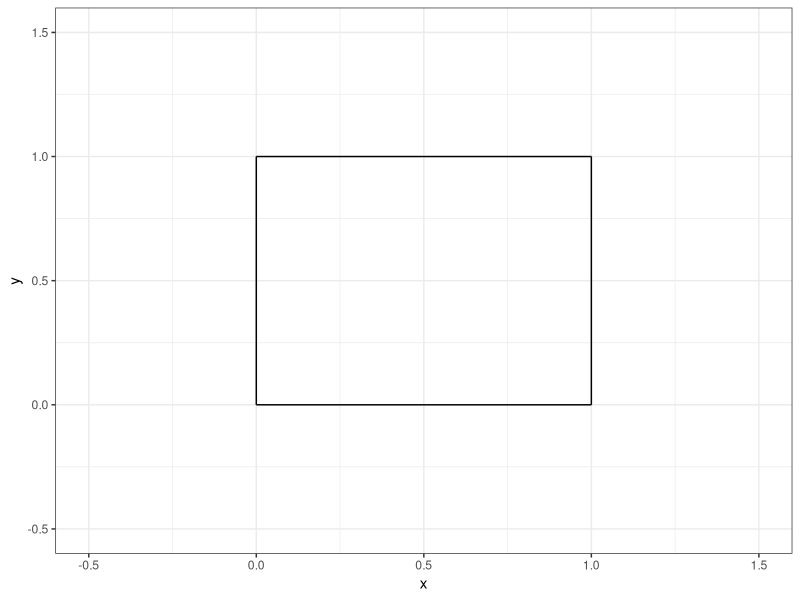
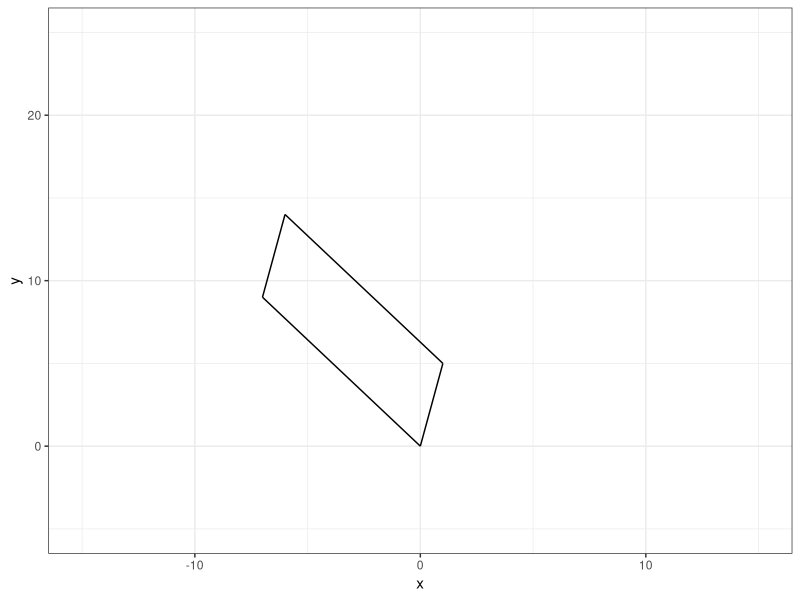
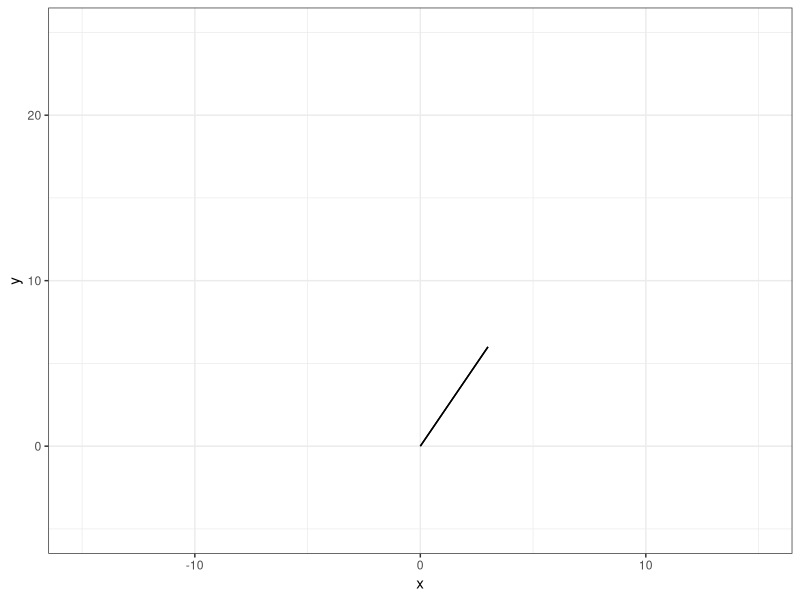
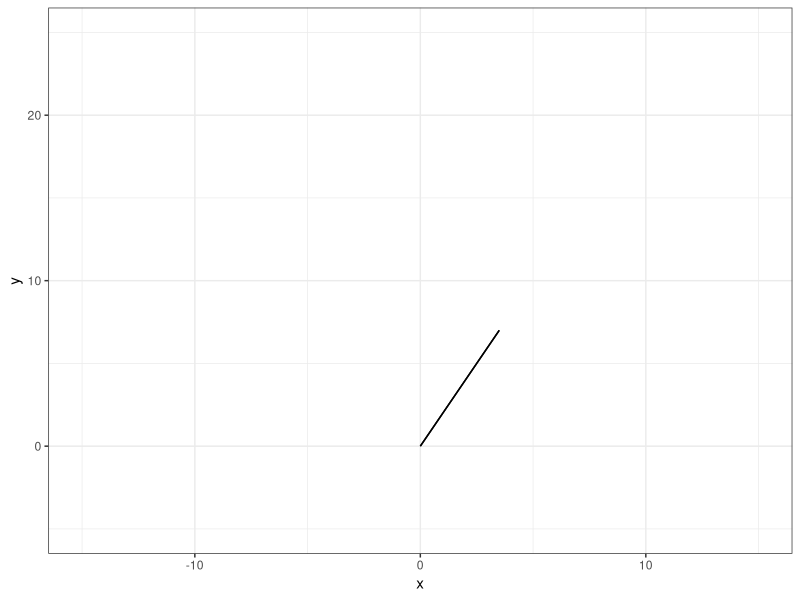
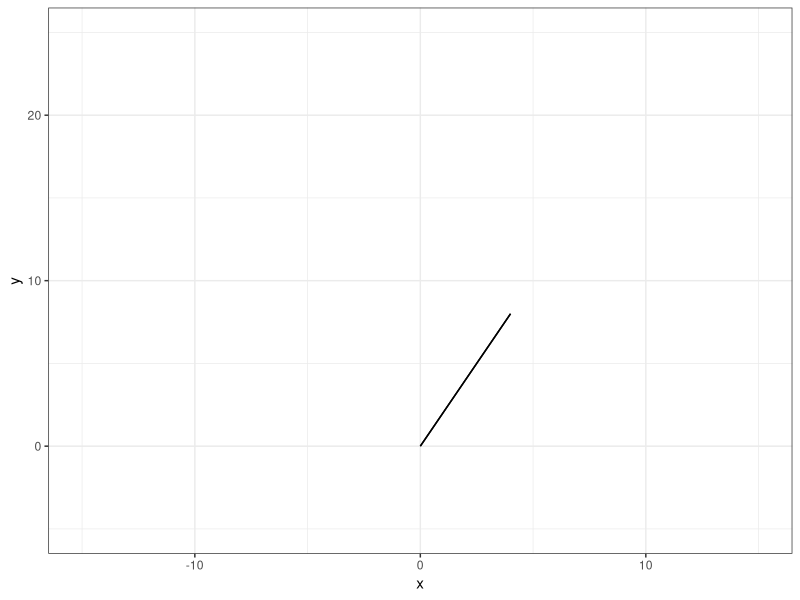
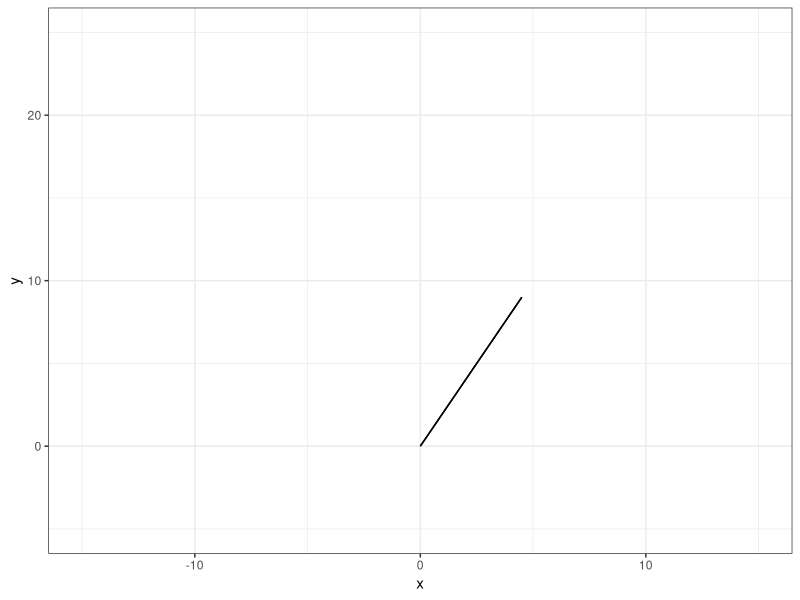
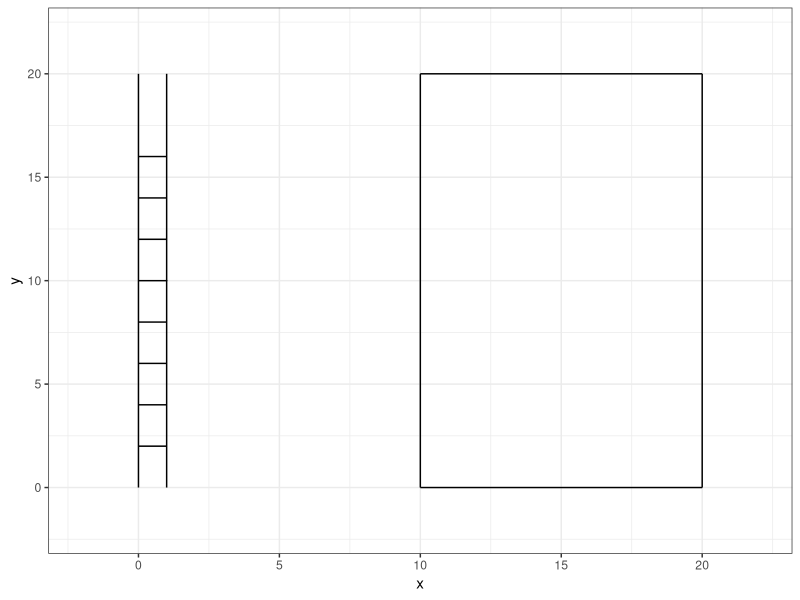
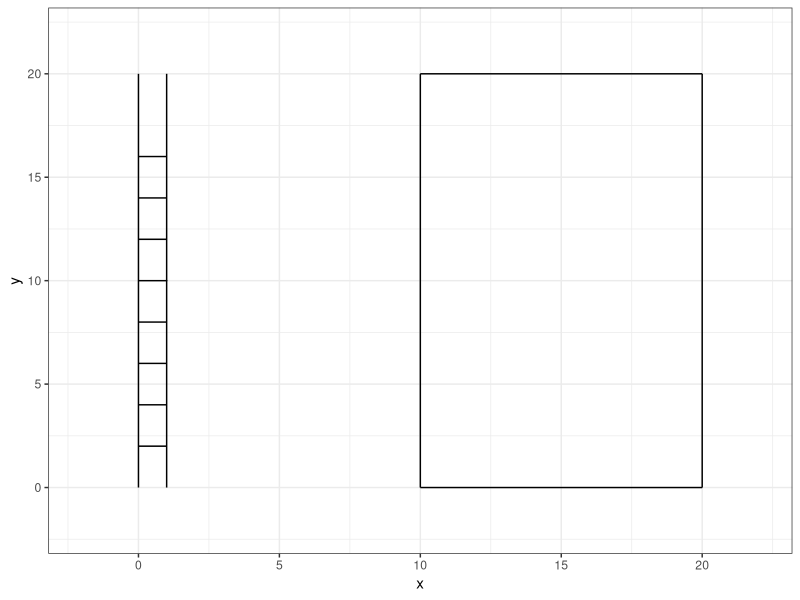

Recreate these plots in R, in order.
## ---- chunk 1
#| echo: false

default_chunk_hook  <- knitr::knit_hooks$get("chunk")

latex_font_size <- c("Huge", "huge", "LARGE", "Large", 
                     "large", "normalsize", "small", 
                     "footnotesize", "scriptsize", "tiny")

knitr::knit_hooks$set(chunk = function(x, options) {
  x <- default_chunk_hook(x, options)
  if(options$size %in% latex_font_size) {
    paste0("\n \\", options$size, "\n\n", 
      x, 
      "\n\n \\normalsize"
    )
  } else {
    x
  }
})

## ---- chunk 2
#| label: load-packages
#| include: false
library(tidyverse)
## ---- chunk 3
#| label: fig-unitsquare
#| fig-cap: "The unit square."
#| fig-width: 3
#| fig-height: 3
#| scale: "80%"
#| fig-align: "center"
#| size: "scriptsize"
p0 <- c(0, 0)
p1 <- c(1, 0)
p2 <- c(1, 1)
p3 <- c(0, 1)
ggplot() +
  geom_segment(aes(x = p0[1], y = p0[2], xend = p1[1], yend = p1[2])) +
  geom_segment(aes(x = p1[1], y = p1[2], xend = p2[1], yend = p2[2])) +
  geom_segment(aes(x = p2[1], y = p2[2], xend = p3[1], yend = p3[2])) +
  geom_segment(aes(x = p3[1], y = p3[2], xend = p0[1], yend = p0[2])) +
  theme_bw() +
  xlim(-0.5, 1.5) +
  ylim(-0.5, 1.5) +
  labs(x = "x", y = "y")
## ---- chunk 4
A <- matrix(c(1, 5, -7, 9), nrow = 2, ncol = 2)
## ---- chunk 5
M <- matrix(c(1, 0, 0, 1), nrow = 2, ncol = 2)
T <- A %*% M
## ---- chunk 6
basis.vector.1 <- T[, 1]
basis.vector.2 <- T[, 2]

## ---- chunk 7
p0 <- c(0, 0)
p1 <- basis.vector.1
p2 <- basis.vector.1 + basis.vector.2
p3 <- basis.vector.2

## ---- chunk 8
#| label: fig-q1e
#| fig-cap: "Transformed unit square for Question 1."
#| fig-width: 3
#| fig-height: 3
#| scale: "80%"
#| fig-align: "center"
ggplot() +
  geom_segment(aes(x = p0[1], y = p0[2], xend = p1[1], yend = p1[2])) +
  geom_segment(aes(x = p1[1], y = p1[2], xend = p2[1], yend = p2[2])) +
  geom_segment(aes(x = p2[1], y = p2[2], xend = p3[1], yend = p3[2])) +
  geom_segment(aes(x = p3[1], y = p3[2], xend = p0[1], yend = p0[2])) +
  theme_bw() +
  xlim(-15, 15) +
  ylim(-5, 25) +
  labs(x = "x", y = "y")


## ---- chunk 9
A  # From Part a: [[1,-7],[5,9]]
det_A <- det(A)
det_A

## ---- chunk 10
A <- matrix(c(1, 2, 2, 4), nrow = 2, ncol = 2, byrow = TRUE)
A

## ---- chunk 11
M <- rbind(c(1,0), c(0,1))  # Identity matrix
T <- A %*% M
T

## ---- chunk 12
basis.vector.1 <- T[,1]
basis.vector.2 <- T[,2]
basis.vector.1
basis.vector.2

## ---- chunk 13
p0 <- c(0,0)
p1 <- basis.vector.1
p2 <- basis.vector.1 + basis.vector.2
p3 <- basis.vector.2
p1; p2; p3

## ---- chunk 14
#| label: fig-q2e
#| fig-cap: "Degenerate transform (line segment)."
#| fig-width: 3
#| fig-height: 3
#| scale: 0.8
#| fig-align: center
ggplot() +
  geom_segment(aes(x = p0[1], y = p0[2], xend = p1[1], yend = p1[2])) +
  geom_segment(aes(x = p1[1], y = p1[2], xend = p2[1], yend = p2[2])) +
  geom_segment(aes(x = p2[1], y = p2[2], xend = p3[1], yend = p3[2])) +
  geom_segment(aes(x = p3[1], y = p3[2], xend = p0[1], yend = p0[2])) +
  theme_bw() +
  xlim(-15,15) +
  ylim(-5,25) +
  labs(x = "x", y = "y")

## ---- chunk 15
det(A)

## ---- chunk 16
k <- 0.5
Mv <- matrix(c(1, k, 0, 1), nrow=2, byrow=TRUE)
T_v <- A %*% Mv
basis.vector.1_v <- T_v[,1]
basis.vector.2_v <- T_v[,2]
p0 <- c(0,0); p1_v <- basis.vector.1_v; p2_v <- basis.vector.1_v + basis.vector.2_v; p3_v <- basis.vector.2_v
det(Mv)

#| label: fig-q3a
#| fig-cap: "Vertical shear."
#| fig-width: 3.5
#| fig-height: 3.5
#| scale: 0.8
#| fig-align: center
ggplot() +
  geom_segment(aes(x=p0[1],y=p0[2],xend=p1_v[1],yend=p1_v[2])) +
  geom_segment(aes(x=p1_v[1],y=p1_v[2],xend=p2_v[1],yend=p2_v[2])) +
  geom_segment(aes(x=p2_v[1],y=p2_v[2],xend=p3_v[1],yend=p3_v[2])) +
  geom_segment(aes(x=p3_v[1],y=p3_v[2],xend=p0[1],yend=p0[2])) +
  theme_bw() + xlim(-15,15) + ylim(-5,25) + labs(x="x",y="y")

## ---- chunk 17
Mh <- matrix(c(1, 0, k, 1), nrow=2, byrow=TRUE)
T_h <- A %*% Mh
basis.vector.1_h <- T_h[,1]
basis.vector.2_h <- T_h[,2]
p1_h <- basis.vector.1_h; p2_h <- basis.vector.1_h + basis.vector.2_h; p3_h <- basis.vector.2_h
det(Mh)

#| label: fig-q3b
#| fig-cap: "Horizontal shear."
#| fig-width: 3.5
#| fig-height: 3.5
#| scale: 0.8
#| fig-align: center
ggplot() +
  geom_segment(aes(x=p0[1],y=p0[2],xend=p1_h[1],yend=p1_h[2])) +
  geom_segment(aes(x=p1_h[1],y=p1_h[2],xend=p2_h[1],yend=p2_h[2])) +
  geom_segment(aes(x=p2_h[1],y=p2_h[2],xend=p3_h[1],yend=p3_h[2])) +
  geom_segment(aes(x=p3_h[1],y=p3_h[2],xend=p0[1],yend=p0[2])) +
  theme_bw() + xlim(-15,15) + ylim(-5,25) + labs(x="x",y="y")

## ---- chunk 18
Mvh <- matrix(c(1, k, k, 1), nrow=2, byrow=TRUE)
T_vh <- A %*% Mvh
basis.vector.1_vh <- T_vh[,1]
basis.vector.2_vh <- T_vh[,2]
p1_vh <- basis.vector.1_vh; p2_vh <- basis.vector.1_vh + basis.vector.2_vh; p3_vh <- basis.vector.2_vh
det(Mvh)

#| label: fig-q3c
#| fig-cap: "Vertical + horizontal shear."
#| fig-width: 3.5
#| fig-height: 3.5
#| scale: 0.8
#| fig-align: center
ggplot() +
  geom_segment(aes(x=p0[1],y=p0[2],xend=p1_vh[1],yend=p1_vh[2])) +
  geom_segment(aes(x=p1_vh[1],y=p1_vh[2],xend=p2_vh[1],yend=p2_vh[2])) +
  geom_segment(aes(x=p2_vh[1],y=p2_vh[2],xend=p3_vh[1],yend=p3_vh[2])) +
  geom_segment(aes(x=p3_vh[1],y=p3_vh[2],xend=p0[1],yend=p0[2])) +
  theme_bw() + xlim(-15,15) + ylim(-5,25) + labs(x="x",y="y")

## ---- chunk 19
ladder <- data.frame(
  x = c(0,0,1,1,0,1,0,1,0,1,0,1,1,0,1,0,1,0,1,0,1,0),
  y = c(0,20,0,20,2,2,4,4,6,6,8,8,8,10,10,10,12,12,14,14,16,16),
  group = c(1,1,2,2,3,3,4,4,5,5,6,6,6,7,7,7,8,8,9,9,10,10)
)
# Add final row from table
ladder <- rbind(ladder, data.frame(x=1, y=18, group=11))
ladder



## ---- chunk 20
#| label: fig-ladder-soln
#| fig-cap: "Ladder and house."
#| fig-width: 3
#| fig-height: 3
#| scale: "80%"
#| fig-align: "center"
ggplot() +
  geom_path(data = ladder, aes(x = x, y = y, group = group)) +
  geom_segment(aes(x = 10, xend = 10, y = 0, yend = 20)) +
  geom_segment(aes(x = 10, xend = 20, y = 20, yend = 20)) +
  geom_segment(aes(x = 20, xend = 20, y = 0, yend = 20)) +
  geom_segment(aes(x = 10, xend = 20, y = 0, yend = 0)) +
  theme_bw() + xlim(-2,22) + ylim(-2,22)
## ---- chunk 21

#| label: fig-ladder
#| fig-cap: "A ladder."
#| fig-width: 3
#| fig-height: 3
#| scale: "80%"
#| fig-align: "center"
#| size: "scriptsize"
ggplot() +
  geom_path(data = ladder, 
              aes(x = x, y = y, group = group)) +
                  geom_segment(aes(x = 10, xend = 10,
                   y=0, yend = 20))+
  geom_segment(aes(x = 10, xend = 20,
                   y=20, yend = 20))+
  geom_segment(aes(x = 20, xend = 20,
                   y=0, yend = 20))+
  geom_segment(aes(x = 10, xend = 20,
                   y=0, yend = 0)) +
  theme_bw() +
  xlim(-2,22) +
  ylim(-2,22)
## ---- chunk 22
# Ladder data frame from Part a (22 obs x 3 cols) [file:4]
ladder <- data.frame(
  x = c(0, 0, 1, 1, 0, 1, 0, 1, 0, 1, 0, 1, 1, 0, 1, 0, 1, 0, 1, 0, 1, 0),
  y = c(0,20, 0,20, 2, 2, 4, 4, 6, 6, 8, 8, 8,10,10,10,12,12,14,14,16,16),
  group = c(1,1,2,2,3,3,4,4,5,5,6,6,6,7,7,7,8,8,9,9,10,10)
)  # Matches table pattern; add last row separately if needed

A <- as.matrix(ladder[, c("x", "y")])  # 22 x 2 matrix
dim(A)
k <- 0.5
Mh <- matrix(c(1, 0, k, 1), nrow=2, byrow=TRUE)
T <- A %*% Mh

## ---- chunk 23
leaning.ladder <- data.frame(
  x = T[,1],
  y = T[,2],
  group = ladder$group
)
head(leaning.ladder)

## ---- chunk 24
#| label: fig-ladder2-soln
#| fig-cap: "Ladder and leaning ladder."
#| fig-width: 3
#| fig-height: 3
#| scale: "80%"
#| fig-align: "center"
ggplot() +
  geom_path(data = ladder, aes(x = x, y = y, group = group, color = "Starting Ladder")) +
  geom_path(data = leaning.ladder, aes(x = x, y = y, group = group, color = "Leaning Ladder")) +
  geom_segment(aes(x = 10, xend = 10, y = 0, yend = 20)) +
  geom_segment(aes(x = 10, xend = 20, y = 20, yend = 20)) +
  geom_segment(aes(x = 20, xend = 20, y = 0, yend = 20)) +
  geom_segment(aes(x = 10, xend = 20, y = 0, yend = 0)) +
  theme_bw() + xlim(-2,22) + ylim(-2,22) +
  scale_color_manual("", values = c("darkred", "grey"))

